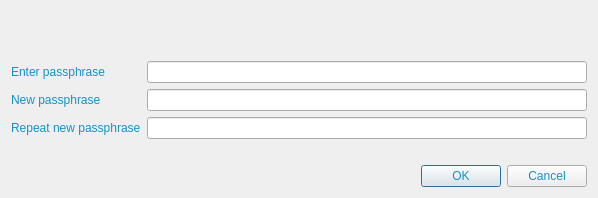
<?xml version="1.0" encoding="UTF-8"?>
<ui version="4.0">
 <class>AskPassphraseDialog</class>
 <widget class="QDialog" name="AskPassphraseDialog">
  <property name="geometry">
   <rect>
    <x>0</x>
    <y>0</y>
    <width>598</width>
    <height>198</height>
   </rect>
  </property>
  <property name="sizePolicy">
   <sizepolicy hsizetype="Preferred" vsizetype="Minimum">
    <horstretch>0</horstretch>
    <verstretch>0</verstretch>
   </sizepolicy>
  </property>
  <property name="minimumSize">
   <size>
    <width>550</width>
    <height>0</height>
   </size>
  </property>
  <property name="windowTitle">
   <string>Passphrase Dialog</string>
  </property>
  <property name="styleSheet">
   <string notr="true">background-image: url(:/images/bg01);
color: rgb(19, 147, 194);</string>
  </property>
  <layout class="QVBoxLayout" name="verticalLayout">
   <item>
    <widget class="QLabel" name="warningLabel">
     <property name="textFormat">
      <enum>Qt::RichText</enum>
     </property>
     <property name="wordWrap">
      <bool>true</bool>
     </property>
    </widget>
   </item>
   <item>
    <layout class="QFormLayout" name="formLayout">
     <property name="fieldGrowthPolicy">
      <enum>QFormLayout::AllNonFixedFieldsGrow</enum>
     </property>
     <item row="0" column="0">
      <widget class="QLabel" name="passLabel1">
       <property name="text">
        <string>Enter passphrase</string>
       </property>
      </widget>
     </item>
     <item row="0" column="1">
      <widget class="QLineEdit" name="passEdit1">
       <property name="echoMode">
        <enum>QLineEdit::Password</enum>
       </property>
      </widget>
     </item>
     <item row="1" column="0">
      <widget class="QLabel" name="passLabel2">
       <property name="text">
        <string>New passphrase</string>
       </property>
      </widget>
     </item>
     <item row="1" column="1">
      <widget class="QLineEdit" name="passEdit2">
       <property name="echoMode">
        <enum>QLineEdit::Password</enum>
       </property>
      </widget>
     </item>
     <item row="2" column="0">
      <widget class="QLabel" name="passLabel3">
       <property name="text">
        <string>Repeat new passphrase</string>
       </property>
      </widget>
     </item>
     <item row="2" column="1">
      <widget class="QLineEdit" name="passEdit3">
       <property name="echoMode">
        <enum>QLineEdit::Password</enum>
       </property>
      </widget>
     </item>
     <item row="3" column="1">
      <widget class="QLabel" name="capsLabel">
       <property name="font">
        <font>
         <weight>75</weight>
         <bold>true</bold>
        </font>
       </property>
       <property name="text">
        <string/>
       </property>
       <property name="alignment">
        <set>Qt::AlignCenter</set>
       </property>
      </widget>
     </item>
    </layout>
   </item>
   <item>
    <widget class="QDialogButtonBox" name="buttonBox">
     <property name="orientation">
      <enum>Qt::Horizontal</enum>
     </property>
     <property name="standardButtons">
      <set>QDialogButtonBox::Cancel|QDialogButtonBox::Ok</set>
     </property>
    </widget>
   </item>
  </layout>
 </widget>
 <resources/>
 <connections>
  <connection>
   <sender>buttonBox</sender>
   <signal>accepted()</signal>
   <receiver>AskPassphraseDialog</receiver>
   <slot>accept()</slot>
   <hints>
    <hint type="sourcelabel">
     <x>248</x>
     <y>254</y>
    </hint>
    <hint type="destinationlabel">
     <x>157</x>
     <y>274</y>
    </hint>
   </hints>
  </connection>
  <connection>
   <sender>buttonBox</sender>
   <signal>rejected()</signal>
   <receiver>AskPassphraseDialog</receiver>
   <slot>reject()</slot>
   <hints>
    <hint type="sourcelabel">
     <x>316</x>
     <y>260</y>
    </hint>
    <hint type="destinationlabel">
     <x>286</x>
     <y>274</y>
    </hint>
   </hints>
  </connection>
 </connections>
</ui>
